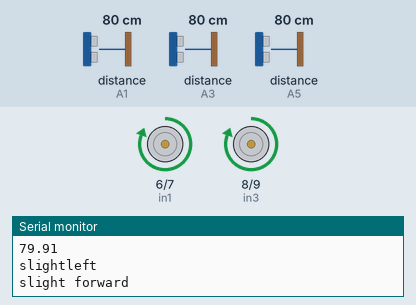
Recording of a sketch running on a simulated Arduino Uno, built with avr-gcc and run on an emulated ATmega328P. Shown: motor-driver pin pairs drawn as motors (green arrow = first pin HIGH = forward, orange = second pin HIGH = backward, longer = more drive, scaled by the enable pin), the last lines printed to the serial monitor. Wiring (inferred from the names in the program): 3 × ultrasonic range finder: trigger A0, echo A1 / trigger A2, echo A3 / trigger A4, echo A5. Inputs (shaded band) come from the test bench; at power-on: distance to the obstacle (sensors on A1, A3, A5) 80 cm. The echo pulse lasts 58.3 µs per cm.

Above: at 1.2 s.
1.3 s: distance to the obstacle (sensor on A1) set to 18 cm
At 1.3 s:
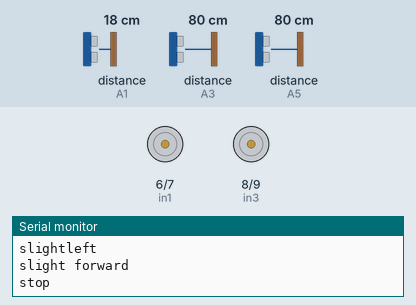
4.3 s: distance to the obstacle (sensor on A1) set to 14 cm
At 7.2 s:
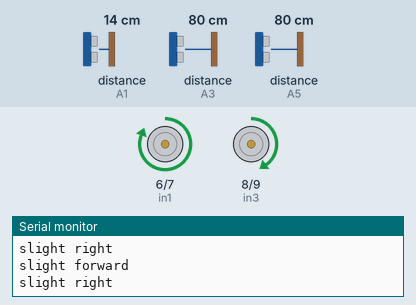
7.3 s: distance to the obstacle (sensor on A1) set to 120 cm
At 9.03 s:
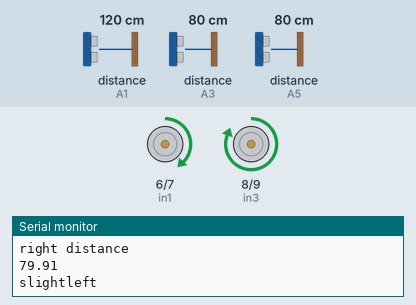
10.3 s: distance to the obstacle (sensor on A1) set to 2 cm
At 11.8 s:
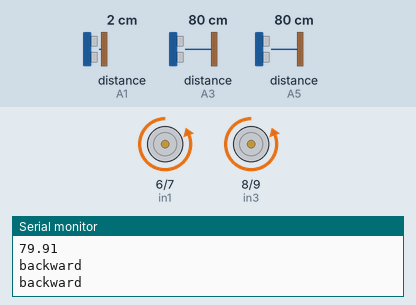
13.3 s: distance to the obstacle (sensor on A1) set to 35 cm
16.3 s: distance to the obstacle (sensor on A3) set to 9 cm
Timing chart, 0 to 20.3 s (numbered marks = the images above; inputs shaded):
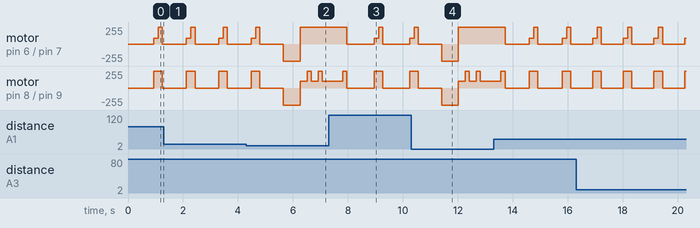

The sketch:

main.ino
```cpp
#define trigPinf A0
#define echoPinf A1
#define trigPinr A2
#define echoPinr A3
#define trigPinl A4
#define echoPinl A5


//MOTOR A
int enA = 5;
int in1 = 6;
int in2 = 7;

// Motor B

int enB = 10;
int in3 = 8;
int in4 = 9;


void setup() {
  // put your setup code here, to run once:
  pinMode(trigPinf,OUTPUT);
  pinMode(echoPinf,INPUT);
  pinMode(trigPinr,OUTPUT);
  pinMode(echoPinr,INPUT);
  pinMode(trigPinl,OUTPUT);
  pinMode(echoPinl,INPUT);
  pinMode(in3, OUTPUT);  //make initially all pins as output
  pinMode(in1, OUTPUT);
  pinMode(in2, OUTPUT);
  pinMode(in4, OUTPUT);
  pinMode(enA, OUTPUT);
  pinMode(enB, OUTPUT);
  Serial.begin (9600);
}

float frontdist(){
  float gapf;
  float ticktockf;
  digitalWrite(trigPinf,LOW);
  delayMicroseconds(2);
  digitalWrite(trigPinf,HIGH);
  delayMicroseconds(10);
  digitalWrite(trigPinf,LOW);
  ticktockf=pulseIn(echoPinf,HIGH);
  gapf=ticktockf*0.0344/2;
  return gapf;
}

float rightdist(){
  float gapr;
  float ticktockr;
  digitalWrite(trigPinr,LOW);
  delayMicroseconds(2);
  digitalWrite(trigPinr,HIGH);
  delayMicroseconds(10);
  digitalWrite(trigPinr,LOW);
  ticktockr=pulseIn(echoPinr,HIGH);
  gapr=ticktockr*0.0344/2;
  return gapr;
}

float leftdist(){
  float gapl;
  float ticktockl;
  digitalWrite(trigPinl,LOW);
  delayMicroseconds(2);
  digitalWrite(trigPinl,HIGH);
  delayMicroseconds(10);
  digitalWrite(trigPinl,LOW);
  ticktockl=pulseIn(echoPinl,HIGH);
  gapl=ticktockl*0.0344/2;
  return gapl;
}

float printmedian(float fp[20]){
  float mf,t;
  for (int i = 1 ; i <= 19 ; i++){
   for (int j = 1 ; j <= 20-i ; j++){
      if (fp[j] <= fp[j+1]){
         t = fp[j];
         fp[j] = fp[j+1];
         fp[j+1] = t;
      } else
      continue ;
   }
 }

   mf = (fp[10] + fp[11])/2.0 ;
 Serial.println(mf);
 return mf;
}

void moveStop(){  //stop motors
  digitalWrite(in1, LOW);
  digitalWrite(in2, LOW);
  digitalWrite(in3, LOW);
  digitalWrite(in4, LOW);
//  delay(30);
 Serial.println("stop");
}

void moveForward(){
    digitalWrite(in1, HIGH);
    digitalWrite(in3, HIGH);
    analogWrite(enA, 255); //the speed left

    digitalWrite(in2, LOW);
    digitalWrite(in4, LOW);
    analogWrite(enB, 255); //the speed  right
Serial.println("forward");
        delay(400);
}

void moveBackward(){
  digitalWrite(in2, HIGH);
  digitalWrite(in4, HIGH);
  analogWrite(enA, 255); //the speed

  digitalWrite(in1, LOW);
  digitalWrite(in3, LOW);
  analogWrite(enB, 255); //the speed
Serial.println("backward");
  delay(200);
}

void turnRight(){
    digitalWrite(in1, HIGH);
    digitalWrite(in2, LOW);
    digitalWrite(in3, HIGH);
    digitalWrite(in4, LOW);


    analogWrite(enA, 255); //the speed
    analogWrite(enB, 100); //the speed
Serial.println("slight right");
     delay(250);
}

void turnLeft(){
    digitalWrite(in1, HIGH);
    digitalWrite(in2, LOW);
    digitalWrite(in3, HIGH);
    digitalWrite(in4, LOW);

    analogWrite(enA, 90);
    analogWrite(enB, 255);
Serial.println("slightleft");
        delay(150);

}


void moveFwdslight(){

    digitalWrite(in1, HIGH);
    digitalWrite(in3, HIGH);
    analogWrite(enA, 255); //the speed left

    digitalWrite(in2, LOW);
    digitalWrite(in4, LOW);
    analogWrite(enB, 255); //the speed  right
Serial.println("slight forward");
  delay(150);
}
void uturn(){
    digitalWrite(in1, HIGH);
    digitalWrite(in2, LOW);
    digitalWrite(in3, LOW);
    digitalWrite(in4, HIGH);

    analogWrite(enA, 255);
    analogWrite(enB, 255);
Serial.println("uturn");
    delay(500);
}

void exec(){
    float f[20], l[20], r[20], fm, lm, rm;

  for(int i=0;i<20;i++){
    f[i]=frontdist();
    delay(10);
  }
  for(int i=0;i<20;i++){
    l[i]=leftdist();
    delay(10);
  }

  for(int i=0;i<20;i++){
    r[i]=rightdist();
    delay(10);
  }
  fm = printmedian(f);
  lm = printmedian(l);
  rm = printmedian(r);


    Serial.println("front distance");
    Serial.println(fm);
    Serial.println("left distance");
    Serial.println(lm);
    Serial.println("right distance");
    Serial.println(rm);


   if((lm>10)&&(fm>15)){
    turnLeft();
    moveFwdslight();
    moveStop();
    return;
   }
   else if((lm>8)&&(lm<14)&&(fm>15)){
    moveForward();
    moveStop();
    return;
   }
   else if((lm<9)&&(fm>15)){
    turnRight();
    moveFwdslight();
    moveStop();
    return;
   }

   else if(fm<15){
    moveBackward();
    moveBackward();
    moveBackward();
    moveStop();
    turnRight();
    moveFwdslight();
    turnRight();
    moveFwdslight();
    turnRight();
    turnRight();
    turnRight();
    moveFwdslight();
    moveStop();
    return;
   }

   else
   return;
}

void loop() {
  // put your main code here, to run repeatedly:
for(float i=0; i<99999; i=i+0.0001){
//while(1){
exec();
}
}
```

Measured:
- the behaviour switches between 16 and 15 cm on distance to the obstacle (sensor on A1) (found by bisection; images 1 and 2)
- by itself, motor on pin 6 (in1) / pin 7 (in2): repeats every 1.1 s: forward 255/255 0.15 s, stopped 0.80 s, forward 90/255 0.16 s
- by itself, motor on pin 8 (in3) / pin 9 (in4): alternates forward 255/255 for 0.31 s and stopped for 0.80 s
